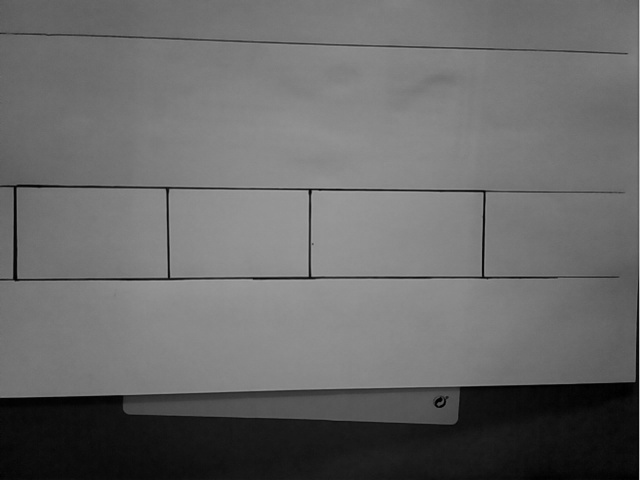
//> input picture tests/image.jpg, 640 x 480 px
$ ./testpark   (built with g++ and OpenCV 4)
//> lines starting //> are read from the running program, lines starting //| are printed output that depends on the picture; after the words box and inside, x2 and y2 are one past the last pixel; in counts of white or black regions, pixels touching at a corner belong together
//> further down, image is the input picture: 480 rows x 640 cols, CV_8UC3; min 0, max 192, mean 104.8
#include "opencv2/core.hpp"
#include "opencv2/imgproc.hpp"
#include "opencv2/imgcodecs.hpp"
#include "opencv2/highgui.hpp"

#include <iostream>

using namespace cv;
using namespace std;

int thresh = 50, N = 11;

// finds a cosine of angle between vectors
// from pt0->pt1 and from pt0->pt2
static double angle_cosine( Point pt1, Point pt2, Point pt0 )
{
    double dx1 = pt1.x - pt0.x;
    double dy1 = pt1.y - pt0.y;
    double dx2 = pt2.x - pt0.x;
    double dy2 = pt2.y - pt0.y;
    return (dx1*dx2 + dy1*dy2)/sqrt((dx1*dx1 + dy1*dy1)*(dx2*dx2 + dy2*dy2) + 1e-10);
}

static void findSquares( const Mat& image, vector<vector<Point> >& squares )
{
    squares.clear();
    Mat pyr, timg, gray0(image.size(), CV_8U), gray;

    // // down-scale and upscale the image to filter out the noise
    // pyrDown(image, pyr, Size(image.cols/2, image.rows/2));
    // pyrUp(pyr, timg, image.size());

    // Filter the noise
    Mat gaussian;
    GaussianBlur(image, gaussian, Size(7, 7), 0);

    // [4 lines of commented-out code are left out]

    vector<vector<Point> > contours;

    // find squares in every color plane of the image
    for( int c = 0; c < 3; c++ )
    {
        int ch[] = {c, 0};
        mixChannels(&gaussian, 1, &gray0, 1, ch, 1);
        // try several threshold levels
        for( int l = 0; l < N; l++ )
        {
            // Canny helps to catch squares with gradient shading
            if( l == 0 )
            {
                // apply Canny. Take the upper threshold from slider
                // and set the lower to 0 (which forces edges merging)
                Canny(gray0, gray, 0, thresh, 5);

                // dilate canny output to remove potential
                // holes between edge segments
                dilate(gray, gray, Mat(), Point(-1,-1));
            }
            else
            {
                // apply threshold if l!=0:
                //     tgray(x,y) = gray(x,y) < (l+1)*255/N ? 255 : 0
                gray = gray0 >= (l+1)*255/N;
            }

            // find contours and store them all as a list
            findContours(gray, contours, RETR_LIST, CHAIN_APPROX_SIMPLE);

            vector<Point> approx;

            // test each contour
            for( size_t i = 0; i < contours.size(); i++ )
            {
                // aproximate the contour to a polygon
                approxPolyDP(contours[i], approx, arcLength(contours[i], true)*0.02, true);

                // A square should have 4 vertices after aproximation &&
                // have a relatively large area &&
                // have a not so big area &&
                // be convex
                if( approx.size() == 4 &&
                    fabs(contourArea(approx)) > 1000 &&
                    fabs(contourArea(approx)) < 100000 &&
                    isContourConvex(approx) )
                {
                    double maxCosine = 0;
                    // find the maximum cosine of all angles of the polygon
                    for( int j = 2; j < 5; j++ )
                    {
                        double cosine = fabs(angle_cosine(approx[j%4], approx[j-2], approx[j-1]));
                        maxCosine = MAX(maxCosine, cosine);
                    }

                    // to be consired a rectangle it must have small cosines (~90 degrees)
                    if( maxCosine < 0.3 )
                        squares.push_back(approx);
                }
            }
        }
    }
//> gray: 480 rows x 640 cols, CV_8UC1; every value is 0
//> after the loop, contours = 0 contours; squares = 21 contours; largest, box (x1, y1, x2, y2) and area: (312, 193, 481, 276) 13527, (312, 193, 481, 276) 13527, (312, 193, 481, 276) 13527, (312, 193, 481, 276) 13284, (312, 193, 481, 276) 13284
}

int main(int argc, char** argv)
{
    string filename = "../image.jpg";

    Mat image = imread(filename, IMREAD_COLOR);
    if( image.empty() )
    {
        cout << "Couldn't load " << filename << endl;
        return -1;
    }

    Mat imageSquares = image.clone();

    vector<vector<Point> > squares;
    findSquares(imageSquares, squares);

    polylines(imageSquares, squares, true, Scalar(0, 0, 255), 3, LINE_AA);
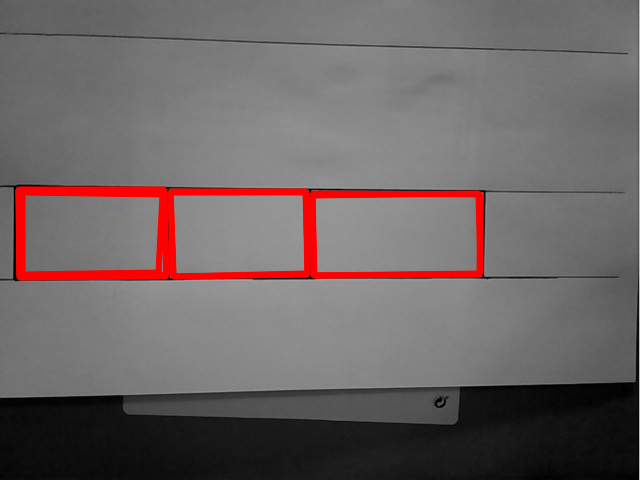
//> imageSquares: 480 rows x 640 cols, CV_8UC3; 3.86% of pixels changed, all inside (x1, y1, x2, y2) = (15, 186, 484, 281)

    imshow("Original Image", image);
    imshow("Image with Squares Detected", imageSquares);
    waitKey();

    return 0;
}

$ run again, with tests/sudoku.png saved as tests/image.jpg
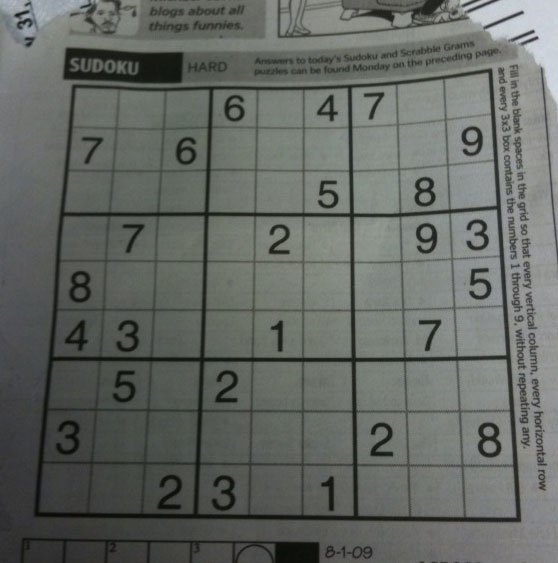
//> input picture tests/sudoku.png, 558 x 563 px
//> image is the input picture: 563 rows x 558 cols, CV_8UC3; mean B, G, R 99.5, 104.1, 100
//> the loop in findSquares, `for( int c = 0; c < 3; c++ )` made 3 passes
//> pass 2, in findSquares, `mixChannels(&gaussian, 1, &gray0, 1, ch, 1);`:
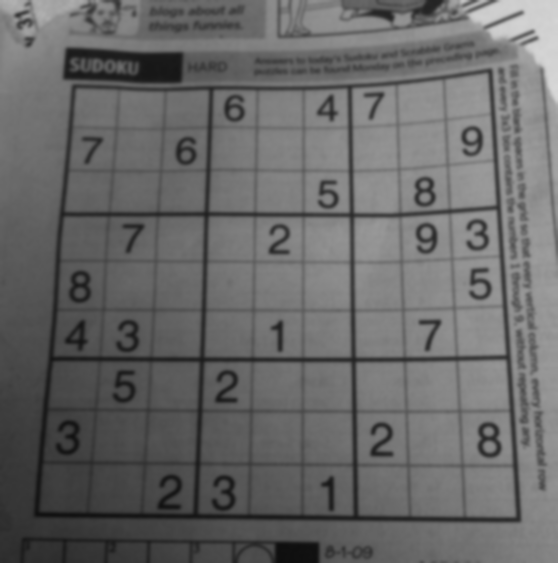
//> gray0: 563 rows x 558 cols, CV_8UC1; min 14, max 215, mean 104.1
//> after the loop in findSquares, `for( int c = 0; c < 3; c++ )`: contours = 0 contours; squares = 147 contours; largest, box (x1, y1, x2, y2) and area: (356, 359, 516, 518) 23715, (356, 359, 517, 517) 23569, (356, 359, 517, 516) 23496, (41, 361, 201, 514) 22154, (41, 362, 200, 514) 22067
//> `polylines(imageSquares, squares, true, Scalar(0, 0, 255), 3, LINE_AA);`:
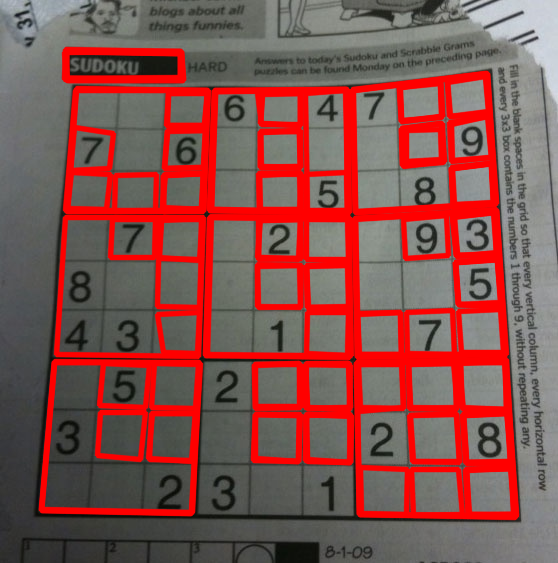
//> imageSquares: 563 rows x 558 cols, CV_8UC3; mean B, G, R 79.5, 82.9, 132.7
